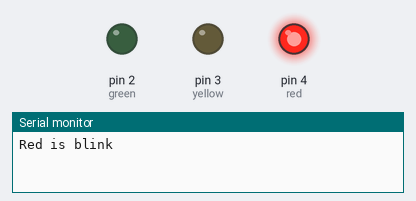
Bench run of a sketch on a simulated Arduino Uno, built with avr-gcc and run on an emulated ATmega328P. Shown: output pins drawn as LEDs (lit = HIGH), the last lines printed to the serial monitor.

Above: at 0.5 s.
At 1.5 s:
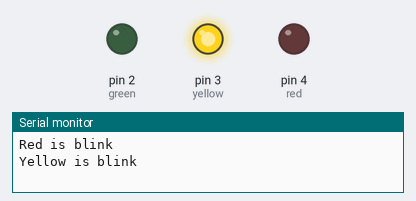
At 2.5 s:
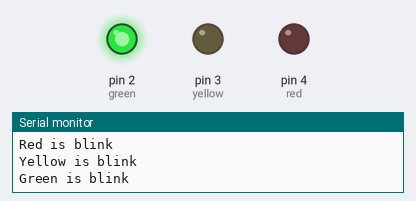
At 4.0 s:
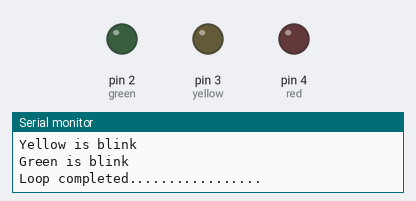
Timing chart, 0 to 6.5 s (numbered marks = the images above):
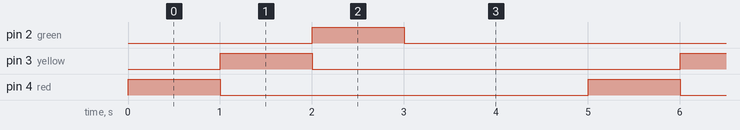

The sketch:

sketch.ino
```cpp
const int red = 4;
const int yellow = 3;
const int green = 2;

void setup() {
  Serial.begin(9600);
  pinMode(red,OUTPUT);
  pinMode(yellow,OUTPUT);
  pinMode(green,OUTPUT);
}
void loop() {
  digitalWrite(red, HIGH);
  Serial.println("Red is blink");
  delay(1000);
  digitalWrite(red, LOW);

  digitalWrite(yellow, HIGH);
  Serial.println("Yellow is blink");
  delay(1000);
  digitalWrite(yellow, LOW);

  digitalWrite(green, HIGH);
  Serial.println("Green is blink");
  delay(1000);
  digitalWrite(green, LOW);

  Serial.println("Loop completed.................");
  delay(2000);
}
```

Measured:
- by itself, pin 2 (green), pin 3 (yellow), pin 4 (red): alternates HIGH for 1.0 s and LOW for 4.0 s
- by itself, everything shown: repeats every 5.0 s, in 4 steps
